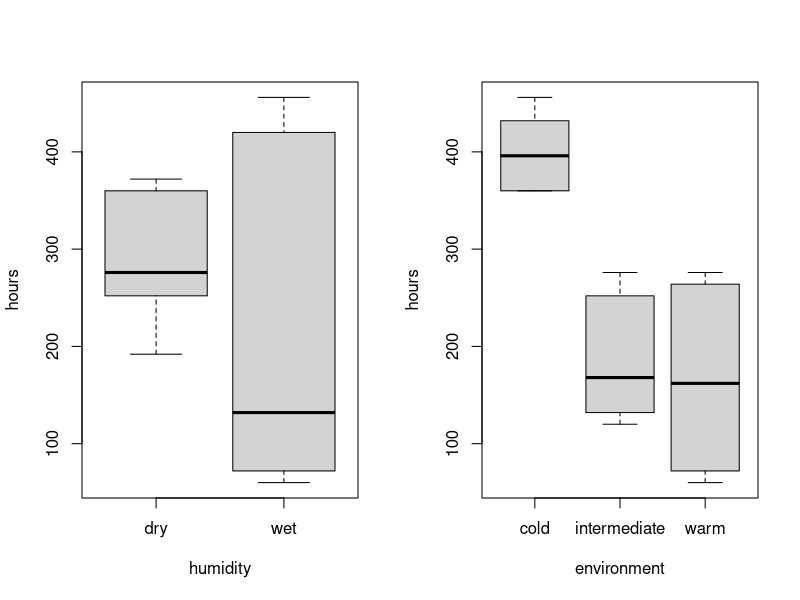
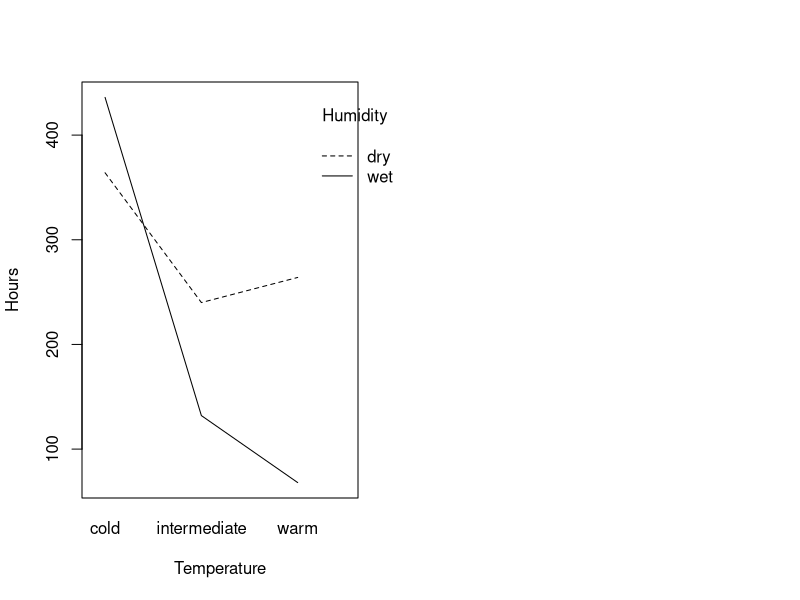
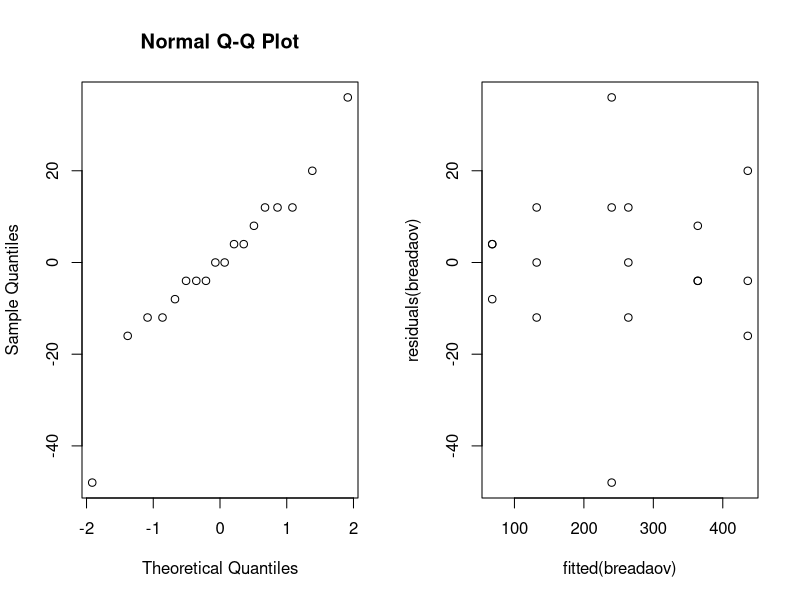

These figures' R source, in order:
## ---- chunk 1
knitr::opts_chunk$set(echo = FALSE)
knitr::opts_chunk$set(fig.width=8, fig.height=4) 
## ---- chunk 2
bread = read.table("bread.txt", header = TRUE)

par(mfrow=c(1,2))
boxplot(hours ~ humidity, data = bread)
boxplot(hours ~ environment, data = bread)
## ---- chunk 3
  
interaction.plot(bread$environment, bread$humidity, bread$hours,
        xlab = "Temperature", ylab = "Hours", trace.label = "Humidity")
## ---- chunk 4
breadaov=lm(hours~humidity*environment, data = bread); 
anova(breadaov)
## ---- chunk 5
summary(breadaov)$coefficients
## ---- chunk 6
par(mfrow=c(1,2))
qqnorm(residuals(breadaov))
plot(fitted(breadaov),residuals(breadaov))
